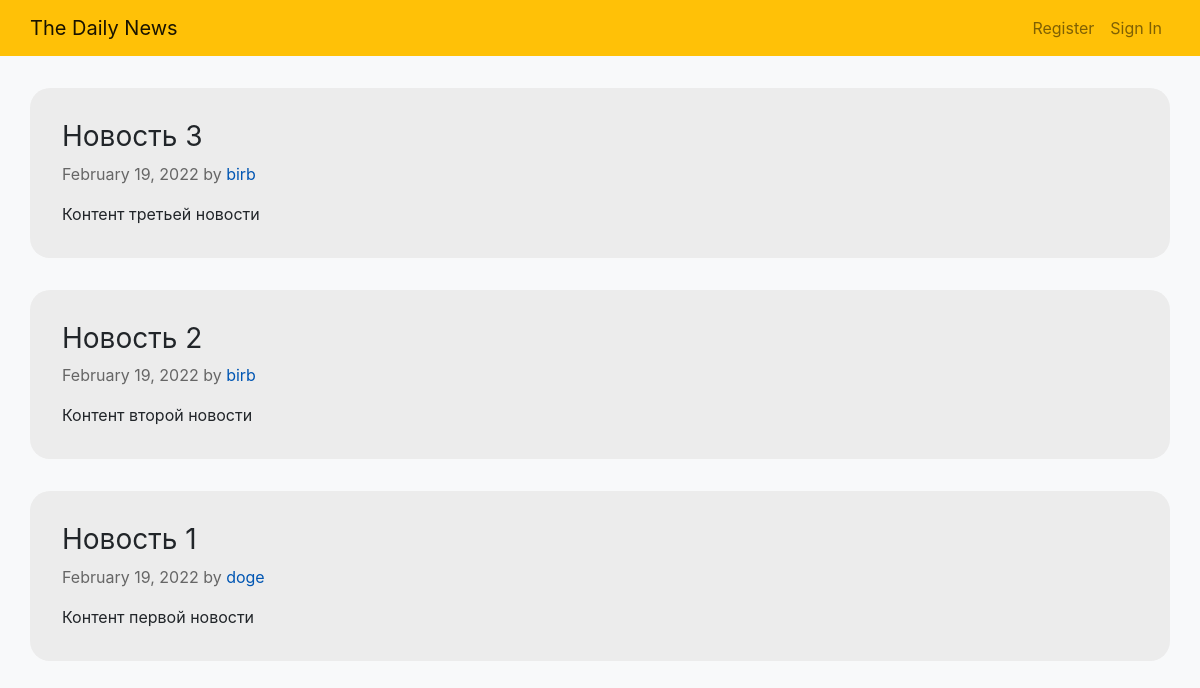
The page / on the database its author committed.
### data/news.py (models this page shows)
class News(SqlAlchemyBase):
    __tablename__ = 'news'
    id = sqlalchemy.Column(sqlalchemy.Integer, primary_key=True, autoincrement=True)
    title = sqlalchemy.Column(sqlalchemy.String, nullable=True)
    content = sqlalchemy.Column(sqlalchemy.String, nullable=True)
    created_date = sqlalchemy.Column(sqlalchemy.DateTime, default=datetime.datetime.now)
    is_private = sqlalchemy.Column(sqlalchemy.Boolean, default=True)
    user_id = sqlalchemy.Column(sqlalchemy.Integer, sqlalchemy.ForeignKey("users.id"))
    user = orm.relation('User')

### data/users.py (models this page shows, shortened)
class User(SqlAlchemyBase, UserMixin):
    __tablename__ = 'users'
    id = sqlalchemy.Column(sqlalchemy.Integer, primary_key=True, autoincrement=True)
    login = sqlalchemy.Column(sqlalchemy.String, index=True, unique=True, nullable=True)
    hashed_password = sqlalchemy.Column(sqlalchemy.String, nullable=True)
    created_date = sqlalchemy.Column(sqlalchemy.DateTime, default=datetime.datetime.now)
    news = orm.relation('News', back_populates='user')

### main.py (the view)
@app.route('/')
def index_page():
    session = db_session.create_session()
    if current_user.is_authenticated:
        news = session.query(News).filter(
            (News.user == current_user) | (News.is_private != True)).all()
    else:
        news = session.query(News).filter(News.is_private != True).all()
    return render_template('index.html', newsdata=news)

### data/db_session.py (called while the page is built)
def create_session() -> Session:
    global __factory
    return __factory()  # получаем объект типа Session - средство для взаимодействия с БД

### templates/index.html (shortened to what this page needs)
{% extends "base.html" %}
{% block content %}
<div>
    {% for item in newsdata|sort(reverse=True, attribute='id') %}
    <article class="blog-post">
        <h3 class="blog-post-title">{{ item.title }}</h3>
        <p class="blog-post-meta">
            {{ item.created_date.strftime("%B %d, %Y") }} by <span>{{ item.user.login }}</span>
        </p>
        <div class="blog-post-content">
            {{ item.content }}
        </div>
    </article>
    {% endfor %}
</div>
{% endblock %}

### templates/base.html (shortened to what this page needs)
<!doctype html>
<html lang="en">
<head>
    <link rel="stylesheet"
          href="https://stackpath.bootstrapcdn.com/bootstrap/4.4.1/css/bootstrap.min.css"
>
    <link rel="stylesheet" type="text/css" href="{{ url_for('static', filename='css/style.css') }}">
</head>
<body class="bg-light">
<header>
    <nav class="navbar-expand navbar-light bg-warning">
        <div class="container navbar">
            <a class="navbar-brand" href="{{ url_for('index_page') }}">The Daily News</a>
            <div>
                <ul class="navbar-nav mr-auto">
                    {% if current_user.is_authenticated %}
                    <li class="nav-item">
                        <span class="nav-item nav-link active">{{ current_user.login }}</span>
                    </li>
                    <li class="nav-item">
                        <a class="nav-item nav-link" href="{{ url_for('log_out') }}">Sign Out</a>
                    </li>
                    {% else %}
                    <li class="nav-item">
                        <a class="nav-item nav-link" href="{{ url_for('register_page') }}">Register</a>
                    </li>
                    <li class="nav-item">
                        <a class="nav-item nav-link" href="{{ url_for('login_page') }}">Sign In</a>
                    </li>
                    {% endif %}
                </ul>
            </div>
        </div>
    </nav>
</header>
<main role="main" class="container p-0">
    {% block content %}{% endblock %}
</main>
</body>
</html>

### static/css/style.css (style rules this page uses)
.blog-post { margin: 2rem 0; padding: 2rem; background: #ececec; border-radius: 20px; }
.blog-post-title { font-weight: 400; }
.blog-post-meta { color: #666; }
.blog-post-meta > span { color: #0056b3; }

### rows shown on the page
News: title "Новость 3", created_date "February 19, 2022", user.login "birb", content "Контент третьей новости"
News: title "Новость 2", created_date "February 19, 2022", user.login "birb", content "Контент второй новости"
News: title "Новость 1", created_date "February 19, 2022", user.login "doge", content "Контент первой новости"
